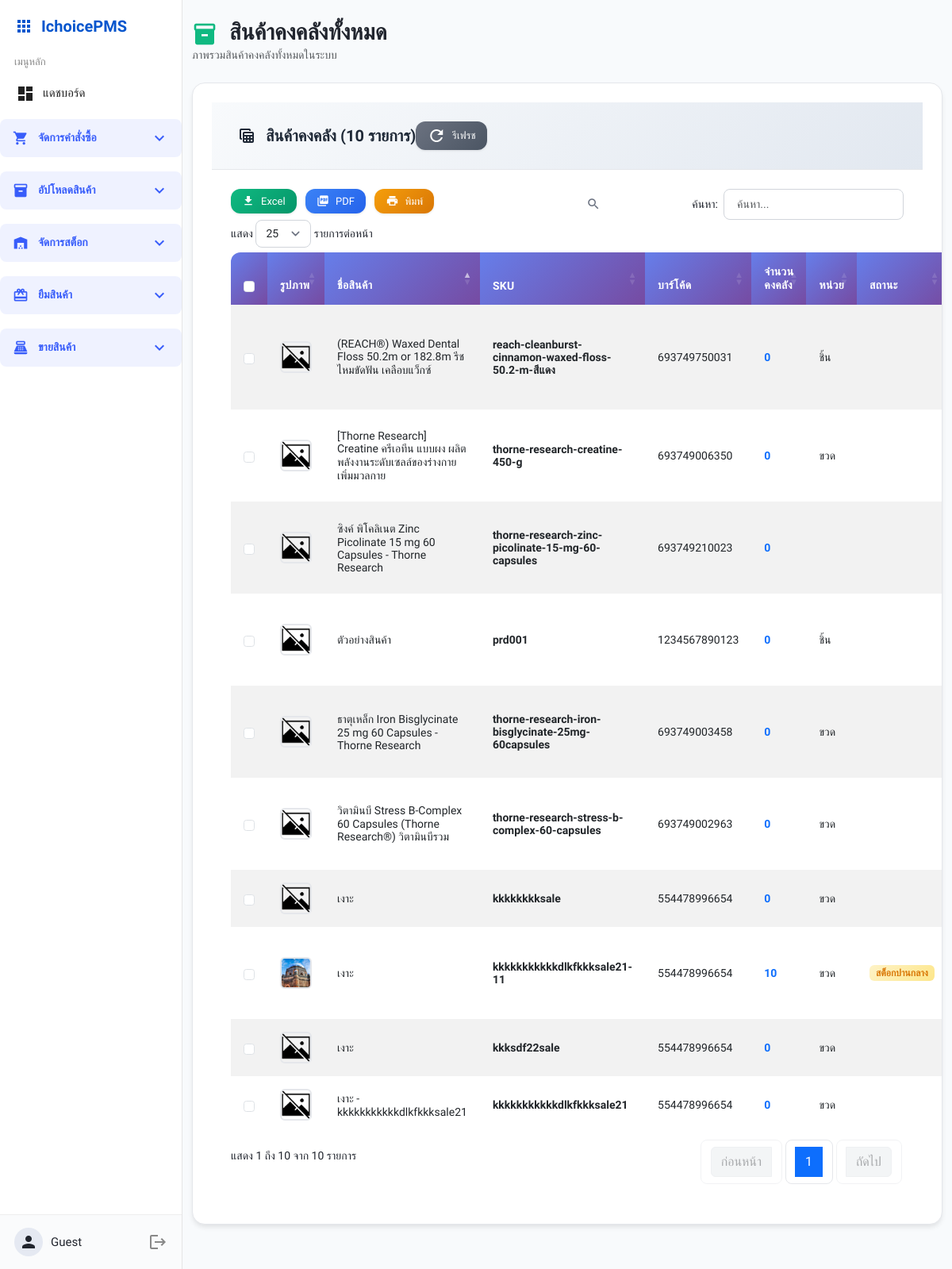
The app's page /stock/all_stock.php with its own data.
### tables this page shows
CREATE TABLE `products` (
  `product_id` int(11) NOT NULL,
  `name` varchar(100) NOT NULL,
  `sku` varchar(255) DEFAULT NULL,
  `barcode` varchar(50) DEFAULT NULL,
  `unit` varchar(20) DEFAULT NULL,
  `image` varchar(255) DEFAULT NULL,
  `remark_color` varchar(100) NOT NULL,
  `remark_split` int(11) NOT NULL,
  `is_active` int(11) NOT NULL,
  `created_by` int(11) DEFAULT NULL,
  `created_at` datetime DEFAULT current_timestamp(),
  `product_category_id` int(11) DEFAULT NULL,
  `category_name` varchar(100) DEFAULT NULL COMMENT 'ชื่อประเภท'
);

### stock/all_stock.php (the view, shortened to what this page needs)
<?php
include '../templates/sidebar.php';
$sql_stock = "
    SELECT
        p.product_id,
        p.name,
        p.sku,
        p.barcode,
        p.unit,
        p.image,
        COALESCE(SUM(ri.receive_qty), 0) AS total_stock,
        CASE
            WHEN l.row_code IS NOT NULL AND l.bin IS NOT NULL AND l.shelf IS NOT NULL
            THEN CONCAT(l.row_code, '-', l.bin, '-', l.shelf)
            WHEN l.description IS NOT NULL
            THEN l.description
            ELSE 'ไม่ระบุตำแหน่ง'
        END as location_display,
        l.description as location_description,
        CASE
            WHEN COALESCE(SUM(ri.receive_qty), 0) > 10 THEN 'high'
            WHEN COALESCE(SUM(ri.receive_qty), 0) BETWEEN 2 AND 10 THEN 'medium'
            WHEN COALESCE(SUM(ri.receive_qty), 0) <= 1 AND COALESCE(SUM(ri.receive_qty), 0) > 0 THEN 'low'
            ELSE 'out'
        END as stock_status
    FROM products p
    LEFT JOIN purchase_order_items poi ON poi.product_id = p.product_id
    LEFT JOIN receive_items ri ON ri.item_id = poi.item_id
    LEFT JOIN product_location pl ON pl.product_id = p.product_id
    LEFT JOIN locations l ON l.location_id = pl.location_id
    GROUP BY p.product_id, p.name, p.sku, p.barcode, p.unit, p.image, l.row_code, l.bin, l.shelf, l.description
    HAVING total_stock >= 0
    ORDER BY p.name
";
$stmt = $pdo->query($sql_stock);
$products = $stmt->fetchAll(PDO::FETCH_ASSOC);
?>
<!DOCTYPE html>
<html lang="th">
<head>
    <link href="https://cdn.jsdelivr.net/npm/bootstrap@5.3.0/dist/css/bootstrap.min.css" rel="stylesheet">
    <link href="https://cdn.datatables.net/1.13.7/css/dataTables.bootstrap5.min.css" rel="stylesheet">
    <link rel="stylesheet" href="../assets/base.css">
    <link rel="stylesheet" href="../assets/sidebar.css">
    <link rel="stylesheet" href="../assets/components.css">
    <link href="../assets/modern-table.css" rel="stylesheet">
    <link href="../assets/mainwrap-modern.css" rel="stylesheet">
</head>
<body>
<div class="mainwrap">
    <div class="container-fluid py-4">
        <div class="d-flex justify-content-between align-items-center mb-4">
            <div>
                <h1 class="h3 mb-0 text-gray-800 fw-bold">
                    <span class="material-icons align-middle me-2" style="font-size: 2rem; color: #10b981;">inventory_2</span>
                    สินค้าคงคลังทั้งหมด
                </h1>
                <p class="text-muted mb-0">ภาพรวมสินค้าคงคลังทั้งหมดในระบบ</p>
            </div>
        </div>
        <div class="table-card">
            <div class="table-header">
                <div class="d-flex justify-content-between align-items-center">
                    <h5 class="table-title mb-0">
                        <span class="material-icons">table_view</span>
                        สินค้าคงคลัง (<?= count($products) ?> รายการ)
                    </h5>
                    <div class="table-actions">
                        <button class="btn-modern btn-modern-secondary btn-sm refresh-table me-2" onclick="location.reload()">
                            <span class="material-icons">refresh</span>
                            รีเฟรช
                        </button>
                    </div>
                </div>
            </div>
            <div class="table-body">
                <table id="all-stock-table" class="table modern-table table-striped table-hover">
                    <thead>
                        <tr>
                            <th style="width: 60px;">รูปภาพ</th>
                            <th>ชื่อสินค้า</th>
                            <th>SKU</th>
                            <th>บาร์โค้ด</th>
                            <th>จำนวนคงคลัง</th>
                            <th>หน่วย</th>
                            <th>สถานะ</th>
                        </tr>
                    </thead>
                    <tbody>
                        <?php if (empty($products)): ?>
                        <tr>
                            <td colspan="8" class="text-center py-4">
                                <div class="d-flex flex-column align-items-center">
                                    <span class="material-icons mb-2" style="font-size: 3rem; color: #d1d5db;">inventory</span>
                                    <h5 class="text-muted">ไม่พบข้อมูลสินค้าคงคลัง</h5>
                                    <p class="text-muted mb-0">ยังไม่มีการรับสินค้าเข้าสต็อก</p>
                                </div>
                            </td>
                        </tr>
                        <?php else: ?>
                        <?php foreach ($products as $product): ?>
                            <tr data-id="<?= $product['product_id'] ?>">
                                <td>
                                    <?php
                                    $image_path = '../images/noimg.png';
                                    if (!empty($product['image'])) {
                                        $possible_paths = [];
                                        if (strpos($product['image'], 'images/') === 0) {
                                            $possible_paths[] = '../' . $product['image'];
                                        } else {
                                            $possible_paths[] = '../images/' . $product['image'];
                                        }
                                        $possible_paths[] = '../' . $product['image'];
                                        foreach ($possible_paths as $path) {
                                            if (file_exists($path)) {
                                                $image_path = $path;
                                                break;
                                            }
                                        }
                                    }
                                    ?>
                                    <img src="<?= htmlspecialchars($image_path) ?>"
                                         alt="<?= htmlspecialchars($product['name']) ?>"
                                         class="product-image"
                                         onerror="this.src='../images/noimg.png'">
                                </td>
                                <td><?= htmlspecialchars($product['name']) ?></td>
                                <td><span class="fw-bold"><?= htmlspecialchars($product['sku']) ?></span></td>
                                <td><?= htmlspecialchars($product['barcode']) ?></td>
                                <td><span class="fw-bold text-primary"><?= number_format($product['total_stock']) ?></span></td>
                                <td><?= htmlspecialchars($product['unit']) ?></td>
                                <td>
                                    <?php
                                    $status_text = '';
                                    $status_class = '';
                                    switch ($product['stock_status']) {
                                        case 'medium':
                                            $status_text = 'สต็อกปานกลาง';
                                            $status_class = 'stock-medium';
                                            break;
                                    }
                                    ?>
                                    <span class="badge stock-badge <?= $status_class ?>"><?= $status_text ?></span>
                                </td>
                            </tr>
                        <?php endforeach; ?>
                        <?php endif; ?>
                    </tbody>
                </table>
            </div>
        </div>
    </div>
</div>
</body>
</html>

### assets/base.css (style rules this page uses)
:root { --brand: #1634ab; --bg: #f6f7fb; --card: #fff; --border: #efefef; --accent: #eeffed; --danger: #f56565; --success: #32c671; --pending: #ffd45e; --text: #21252e; --muted: #7d869c; --font-base: 14px; }
* { box-sizing: border-box; }
body { margin: 0; background: var(--bg); font-family: 'Prompt', sans-serif; color: var(--text); font-size: var(--font-base); }

### assets/sidebar.css (style rules this page uses)
@media (min-width: 901px) { .mainwrap { margin-left: 230px; transition: margin-left 0.2s; } }

### assets/components.css (style rules this page uses)
.table-card { background:#fff; border-radius:12px; box-shadow:0 2px 18px #0001; padding:24px; max-width:1200px; margin:auto; }

### assets/modern-table.css (style rules this page uses)
.mainwrap { --table-primary: #667eea; --table-gradient: linear-gradient(135deg, #667eea 0%, #764ba2 100%); --table-success: #10b981; --table-warning: #f59e0b; --table-danger: #ef4444; --table-info: #3b82f6; --table-light: #f8fafc; --table-dark: #1f2937; --table-border: #e5e7eb; --table-shadow: 0 4px 6px -1px rgba(0, 0, 0, 0.1); }
table.modern-table { border-collapse: separate !important; border-spacing: 0 !important; width: 100% !important; font-size: 0.875rem; }
table.modern-table thead th { background: var(--table-gradient) !important; color: white !important; font-weight: 600 !important; padding: 1rem !important; text-align: left !important; border: none !important; font-size: 0.875rem !important; text-transform: uppercase !important; letter-spacing: 0.025em !important; position: relative; }
table.modern-table tbody tr { border-bottom: 1px solid var(--table-border); transition: all 0.3s ease; }
table.modern-table tbody tr:last-child { border-bottom: none; }
table.modern-table tbody td { padding: 1rem !important; vertical-align: middle !important; border: none !important; }
.btn-modern { padding: 0.625rem 1.25rem; border-radius: 0.75rem; font-weight: 500; border: none; cursor: pointer; transition: all 0.3s ease; display: inline-flex; align-items: center; gap: 0.5rem; text-decoration: none; font-size: 0.875rem; }

### assets/mainwrap-modern.css (style rules this page uses)
.mainwrap .table-card { background: white; border-radius: 1rem; box-shadow: 0 4px 6px -1px rgba(0, 0, 0, 0.1); border: 1px solid #e5e7eb; overflow: hidden; margin-bottom: 2rem; }
.mainwrap .table-header { padding: 1.5rem 2rem; background: linear-gradient(135deg, #f8fafc 0%, #e2e8f0 100%); border-bottom: 1px solid #e5e7eb; display: flex; justify-content: between; align-items: center; flex-wrap: wrap; gap: 1rem; }
.mainwrap .table-title { font-size: 1.25rem; font-weight: 600; color: #1f2937; display: flex; align-items: center; gap: 0.75rem; }
.mainwrap .table-body { padding: 0; }
.mainwrap .table-actions { display: flex; gap: 0.75rem; flex-wrap: wrap; }
.mainwrap .btn-modern { display: inline-flex; align-items: center; gap: 0.5rem; padding: 0.625rem 1.25rem; font-size: 0.875rem; font-weight: 500; border-radius: 0.75rem; border: none; cursor: pointer; text-decoration: none; transition: all 0.3s ease; box-shadow: 0 1px 3px rgba(0, 0, 0, 0.1); }
.mainwrap .btn-modern-secondary { background: linear-gradient(135deg, #6b7280 0%, #4b5563 100%); color: white; }
.mainwrap .btn-sm { padding: 0.375rem 0.875rem; font-size: 0.8125rem; }
.mainwrap * { position: relative; }

### templates/sidebar.php (style rules this page uses)
body { margin: 0; font-family: 'Prompt', sans-serif; }

### stock/all_stock.php (style rules this page uses)
body { font-family: 'Prompt', sans-serif; background-color: #f8fafc; }
.product-image { width: 40px; height: 40px; object-fit: cover; border-radius: 6px; border: 2px solid #e5e7eb; }
.stock-badge { font-size: 0.75rem; font-weight: 600; padding: 0.25rem 0.5rem; border-radius: 6px; }
.stock-medium { background: linear-gradient(135deg, #fef3c7 0%, #fde68a 100%); color: #d97706; }

### records on screen
products: name "(REACH®) Waxed Dental Floss 50.2m or 182.8m รีช ไหมขัดฟัน เคลือบแว็กซ์", sku "reach-cleanburst-cinnamon-waxed-floss-50.2-m-สีแดง", barcode "693749750031", total_stock "0", unit "ชิ้น"
products: name "[Thorne Research] Creatine ครีเอทีน แบบผง ผลิตพลังงานระดับเซลล์ของร่างกาย เพิ่มมวลกาย", sku "thorne-research-creatine-450-g", barcode "693749006350", total_stock "0", unit "ขวด"
products: name "ซิงค์ พิโคลิเนต Zinc Picolinate 15 mg 60 Capsules - Thorne Research", sku "thorne-research-zinc-picolinate-15-mg-60-capsules", barcode "693749210023", total_stock "0"
products: name "ตัวอย่างสินค้า", sku "prd001", barcode "1234567890123", total_stock "0", unit "ชิ้น"
products: name "ธาตุเหล็ก Iron Bisglycinate 25 mg 60 Capsules - Thorne Research", sku "thorne-research-iron-bisglycinate-25mg-60capsules", barcode "693749003458", total_stock "0", unit "ขวด"
products: name "วิตามินบี Stress B-Complex 60 Capsules (Thorne Research®) วิตามินบีรวม", sku "thorne-research-stress-b-complex-60-capsules", barcode "693749002963", total_stock "0", unit "ขวด"
products: name "เงาะ", sku "kkkkkkkksale", barcode "554478996654", total_stock "0", unit "ขวด"
products: shows a picture, name "เงาะ", sku "kkkkkkkkkkkdlkfkkksale21-11", barcode "554478996654", total_stock "10", unit "ขวด", status_text "สต็อกปานกลาง"
products: name "เงาะ", sku "kkksdf22sale", barcode "554478996654", total_stock "0", unit "ขวด"
products: name "เงาะ - kkkkkkkkkkkdlkfkkksale21", sku "kkkkkkkkkkkdlkfkkksale21", barcode "554478996654", total_stock "0", unit "ขวด"

### other values on screen
$user_name "Guest"
count($products) "10"
